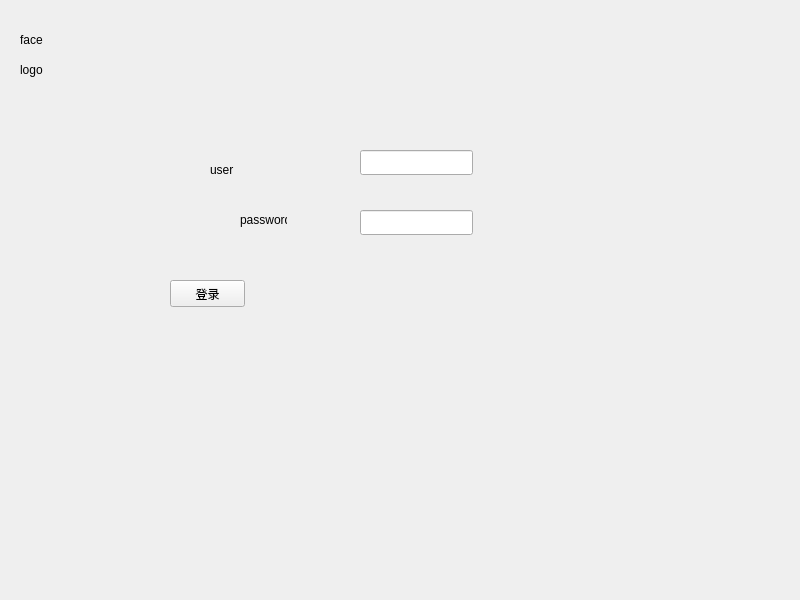
<?xml version="1.0" encoding="UTF-8"?>
<ui version="4.0">
 <class>logwindow</class>
 <widget class="QWidget" name="logwindow">
  <property name="geometry">
   <rect>
    <x>0</x>
    <y>0</y>
    <width>800</width>
    <height>600</height>
   </rect>
  </property>
  <property name="windowTitle">
   <string>logwindow</string>
  </property>
  <widget class="QLabel" name="face">
   <property name="geometry">
    <rect>
     <x>20</x>
     <y>30</y>
     <width>47</width>
     <height>19</height>
    </rect>
   </property>
   <property name="text">
    <string>face</string>
   </property>
  </widget>
  <widget class="QLabel" name="logo">
   <property name="geometry">
    <rect>
     <x>20</x>
     <y>60</y>
     <width>47</width>
     <height>19</height>
    </rect>
   </property>
   <property name="text">
    <string>logo</string>
   </property>
  </widget>
  <widget class="QPushButton" name="login">
   <property name="geometry">
    <rect>
     <x>170</x>
     <y>280</y>
     <width>75</width>
     <height>27</height>
    </rect>
   </property>
   <property name="text">
    <string>登录</string>
   </property>
  </widget>
  <widget class="QLabel" name="user">
   <property name="geometry">
    <rect>
     <x>210</x>
     <y>160</y>
     <width>47</width>
     <height>19</height>
    </rect>
   </property>
   <property name="text">
    <string>user</string>
   </property>
  </widget>
  <widget class="QLabel" name="pass">
   <property name="geometry">
    <rect>
     <x>240</x>
     <y>210</y>
     <width>47</width>
     <height>19</height>
    </rect>
   </property>
   <property name="text">
    <string>password</string>
   </property>
  </widget>
  <widget class="QLineEdit" name="userin">
   <property name="geometry">
    <rect>
     <x>360</x>
     <y>150</y>
     <width>113</width>
     <height>25</height>
    </rect>
   </property>
   <property name="maxLength">
    <number>10</number>
   </property>
  </widget>
  <widget class="QLineEdit" name="passwordin">
   <property name="geometry">
    <rect>
     <x>360</x>
     <y>210</y>
     <width>113</width>
     <height>25</height>
    </rect>
   </property>
   <property name="contextMenuPolicy">
    <enum>Qt::DefaultContextMenu</enum>
   </property>
   <property name="inputMethodHints">
    <set>Qt::ImhHiddenText|Qt::ImhNoAutoUppercase|Qt::ImhNoPredictiveText|Qt::ImhSensitiveData</set>
   </property>
   <property name="echoMode">
    <enum>QLineEdit::Password</enum>
   </property>
  </widget>
 </widget>
 <resources/>
 <connections/>
</ui>
